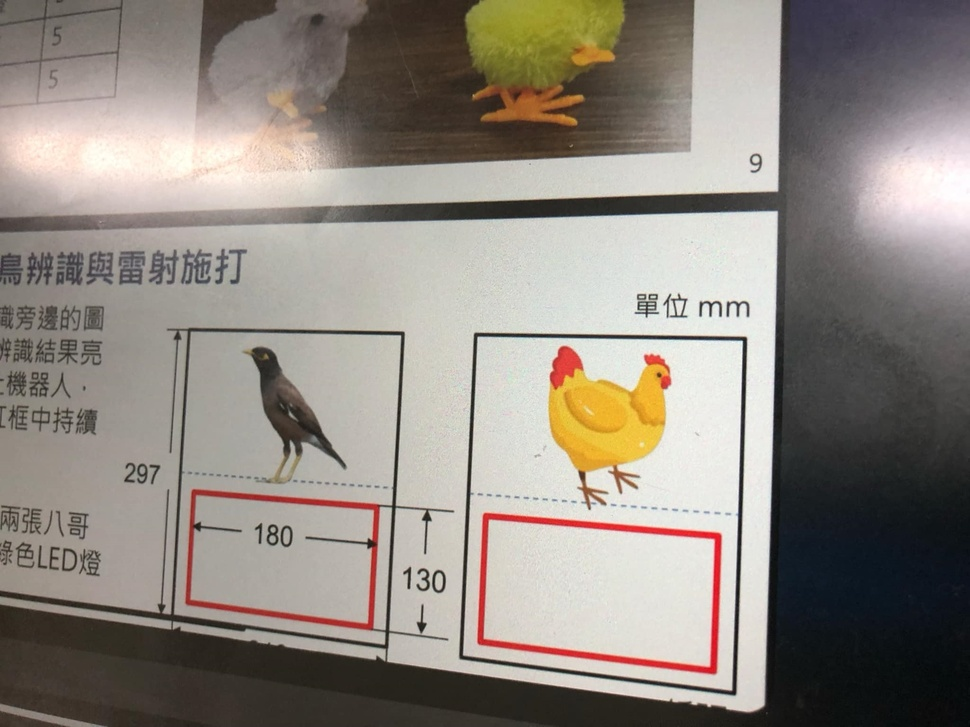
#> input picture object_detect(fail)/1.jpg, 970 x 727 px, shrunk from 2048 x 1536 before the run, given in place of the camera
$ python last.py
#> lines starting #> are read from the running program, lines starting #| are printed output that depends on the picture; after the words box and inside, x2 and y2 are one past the last pixel; in counts of white or black regions, pixels touching at a corner belong together
#> further down, frame is the input picture: shape (727, 970, 3); mean B, G, R 129.2, 137, 144.1
#> `hsv_frame = cv2.cvtColor(frame, cv2.COLOR_BGR2HSV)`: hsv_frame: shape (727, 970, 3); mean H, S, V 37.5, 38.1, 145.3
import cv2
import numpy as np

# 用于输入三种颜色的 HSV 上下限
# 可以手动输入红色、绿色、蓝色的上下限 (H, S, V)
red_lower = np.array([0, 50, 50])   # 红色 HSV 下限
red_upper = np.array([10, 255, 255])  # 红色 HSV 上限

green_lower = np.array([35, 50, 50])  # 绿色 HSV 下限
green_upper = np.array([85, 255, 255])  # 绿色 HSV 上限

blue_lower = np.array([100, 50, 50])  # 蓝色 HSV 下限
blue_upper = np.array([140, 255, 255])  # 蓝色 HSV 上限

def detect_color(hsv_frame):
    # 检测红色区域
    red_mask = cv2.inRange(hsv_frame, red_lower, red_upper)
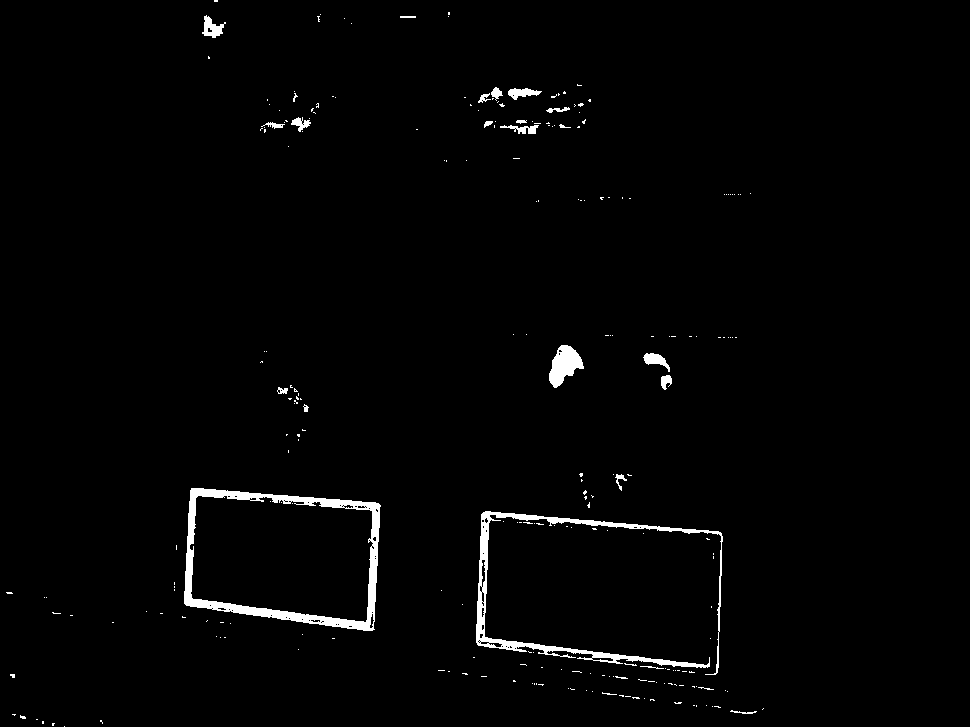
#> red_mask: shape (727, 970); 1.7% white; 245 white regions (221 under 20 px), largest, box (x1, y1, x2, y2) and area: (184, 488, 381, 631) 4548, (476, 511, 723, 675) 3577, (549, 345, 584, 388) 868
    red_output = cv2.bitwise_and(frame, frame, mask=red_mask)
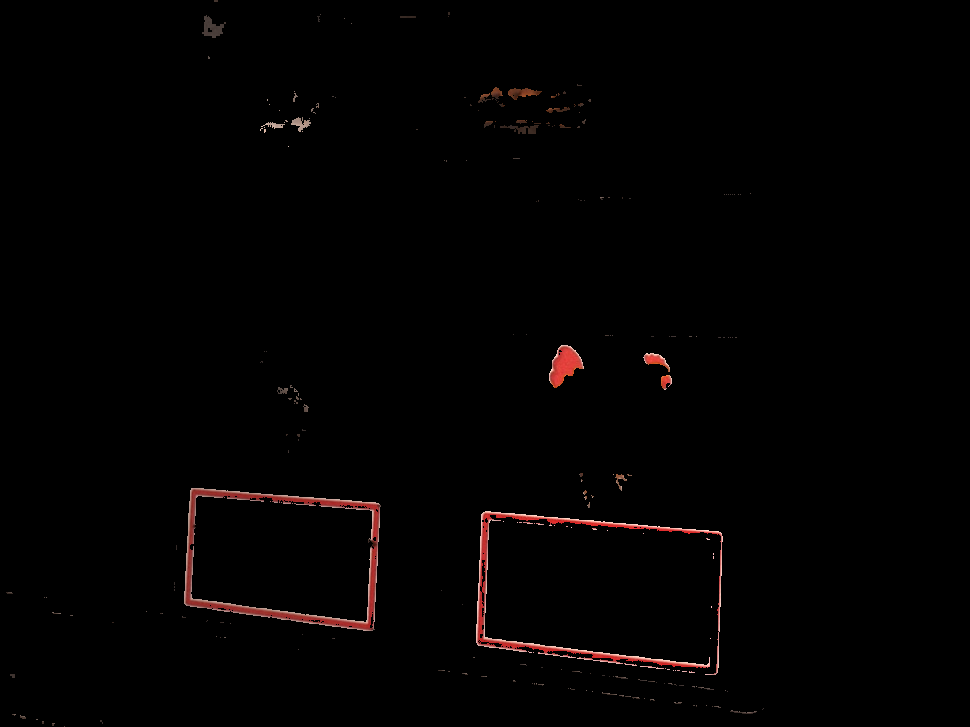
#> red_output: shape (727, 970, 3); mean B, G, R 1.4, 1.5, 2.9

    # 检测绿色区域
    green_mask = cv2.inRange(hsv_frame, green_lower, green_upper)
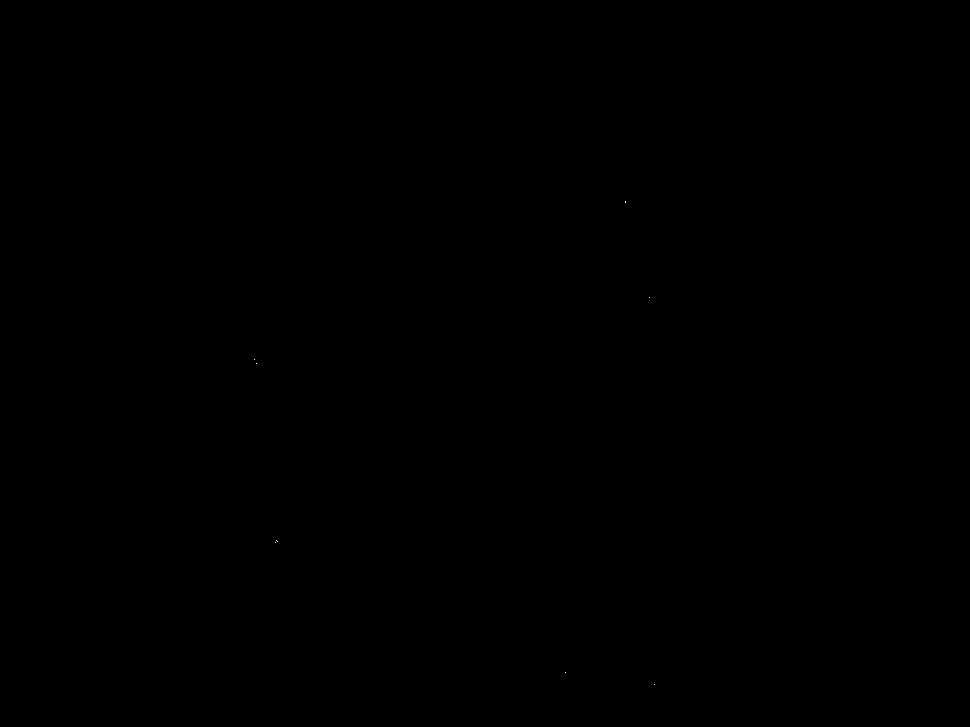
#> green_mask: shape (727, 970); 0% white in thin lines or dots, all inside (x1, y1, x2, y2) = (254, 201, 655, 685)
    green_output = cv2.bitwise_and(frame, frame, mask=green_mask)

    # 检测蓝色区域
    blue_mask = cv2.inRange(hsv_frame, blue_lower, blue_upper)
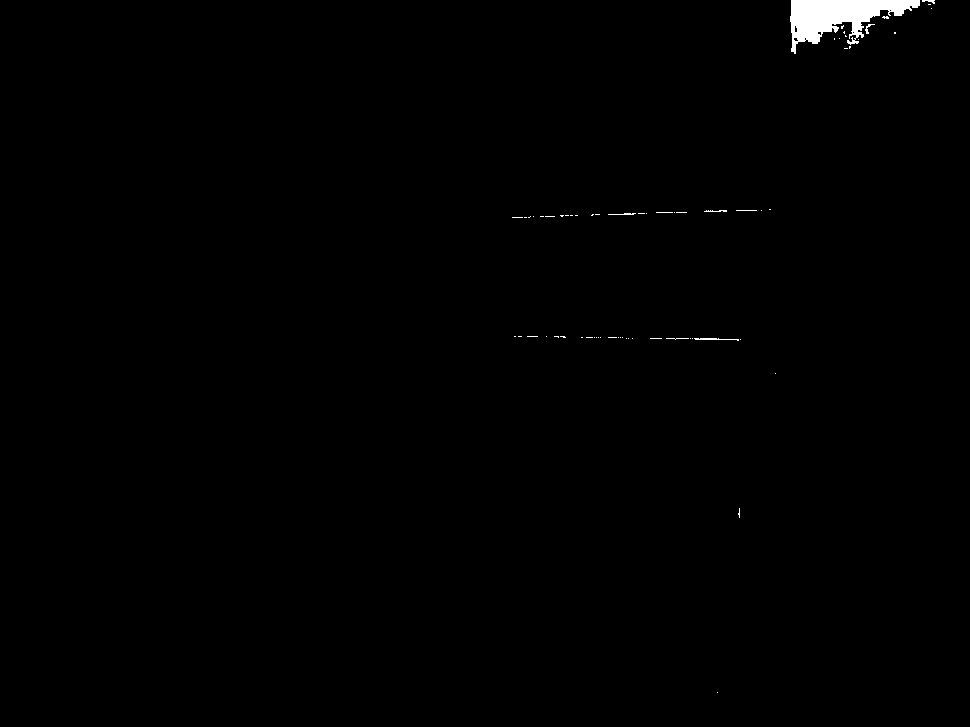
#> blue_mask: shape (727, 970); 0.54% white; 65 white regions (57 under 20 px), largest, box (x1, y1, x2, y2) and area: (790, 0, 920, 54) 3339, (694, 338, 739, 341) 69, (608, 213, 636, 215) 37
    blue_output = cv2.bitwise_and(frame, frame, mask=blue_mask)

    return red_output, green_output, blue_output

# 打开摄像头
cap = cv2.VideoCapture(0)

while True:
    ret, frame = cap.read()

    if not ret:
        print("无法打开摄像头")
        break

    # 转换为 HSV 图像
    hsv_frame = cv2.cvtColor(frame, cv2.COLOR_BGR2HSV)

    # 检测颜色
    red_detected, green_detected, blue_detected = detect_color(hsv_frame)

    # 显示原始帧和检测到的颜色
    cv2.imshow('Original Frame', frame)
    cv2.imshow('Red Detected', red_detected)
    cv2.imshow('Green Detected', green_detected)
    cv2.imshow('Blue Detected', blue_detected)

    if cv2.waitKey(1) == ord('q'):
#> (key q is pressed here)
        break

cap.release()
cv2.destroyAllWindows()
